Frame 1 (no input): blank canvas, image omitted
Frame 60 (no input): blank canvas, image omitted
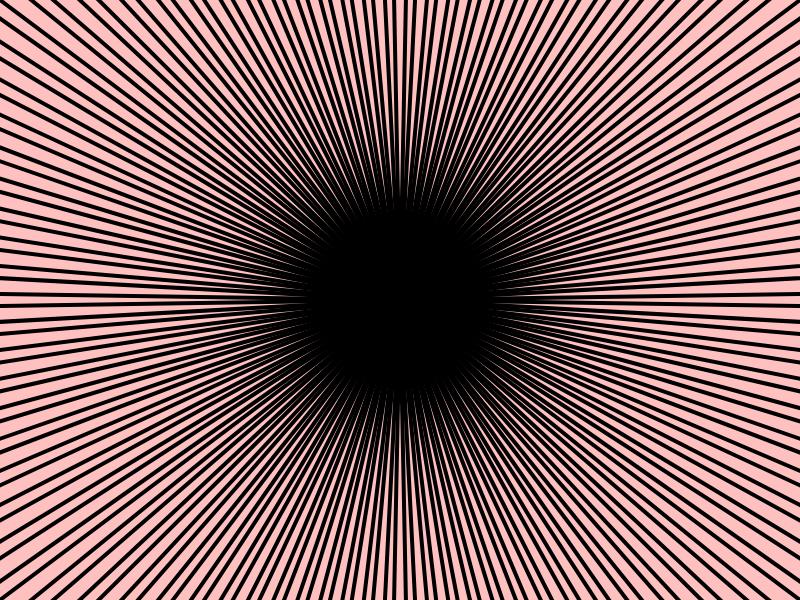
Frame 120 (the mouse pressed at the canvas centre since frame 60)

The p5.js sketch whose frames 1 and 60 were blank and that drew this single picture after the mouse press (run headless with seeded random() and noise() and a simulated clock; from frame 60 on, the mouse is pressed at the canvas centre):

// p5.js sketch
// ── sketch.js
// Simetría correspondiente al número de reflejos.
// Cambia el valor para obtener un número diferente de reflexiones
let symmetry = 90;

let angle = 360 / symmetry;
let saveButton, clearButton, mouseButton, keyboardButton;
let slider;

function setup() {
  createCanvas(800, 600);
  angleMode(DEGREES);
  background(255,0,0,63);


  // Creando el botón para borrar la pantalla
  clearButton = createButton('Empezar de cero');
  clearButton.mousePressed(clearScreen);
  
  
  
// Configurando el deslizador para el grosor del pincel
  brushSizeSlider = createButton('Grosor del lapiz');
  sizeSlider = createSlider(1, 32, 4, 0.1);
}
// Función para limpiar la pantalla 
function clearScreen() { 
  background(290); //color rosado
}

//función para oscurecer la pantalla
function draw() {
  translate(width / 2, height / 2);

  if (mouseX > 0 && mouseX < width && mouseY > 0 && mouseY < height) {
    let mx = mouseX - width / 2;
    let my = mouseY - height / 2;
    let pmx = pmouseX - width / 2;
    let pmy = pmouseY - height / 2;

    if (mouseIsPressed) {
      for (let i = 0; i < symmetry; i++) {
        rotate(angle);
        let sw = sizeSlider.value();
        strokeWeight(sw);
        line(mx, my, pmx, pmy);
        push();
        scale(1, -1);
        line(mx, my, pmx, pmy);
        pop();
      }
    }
  }
}
